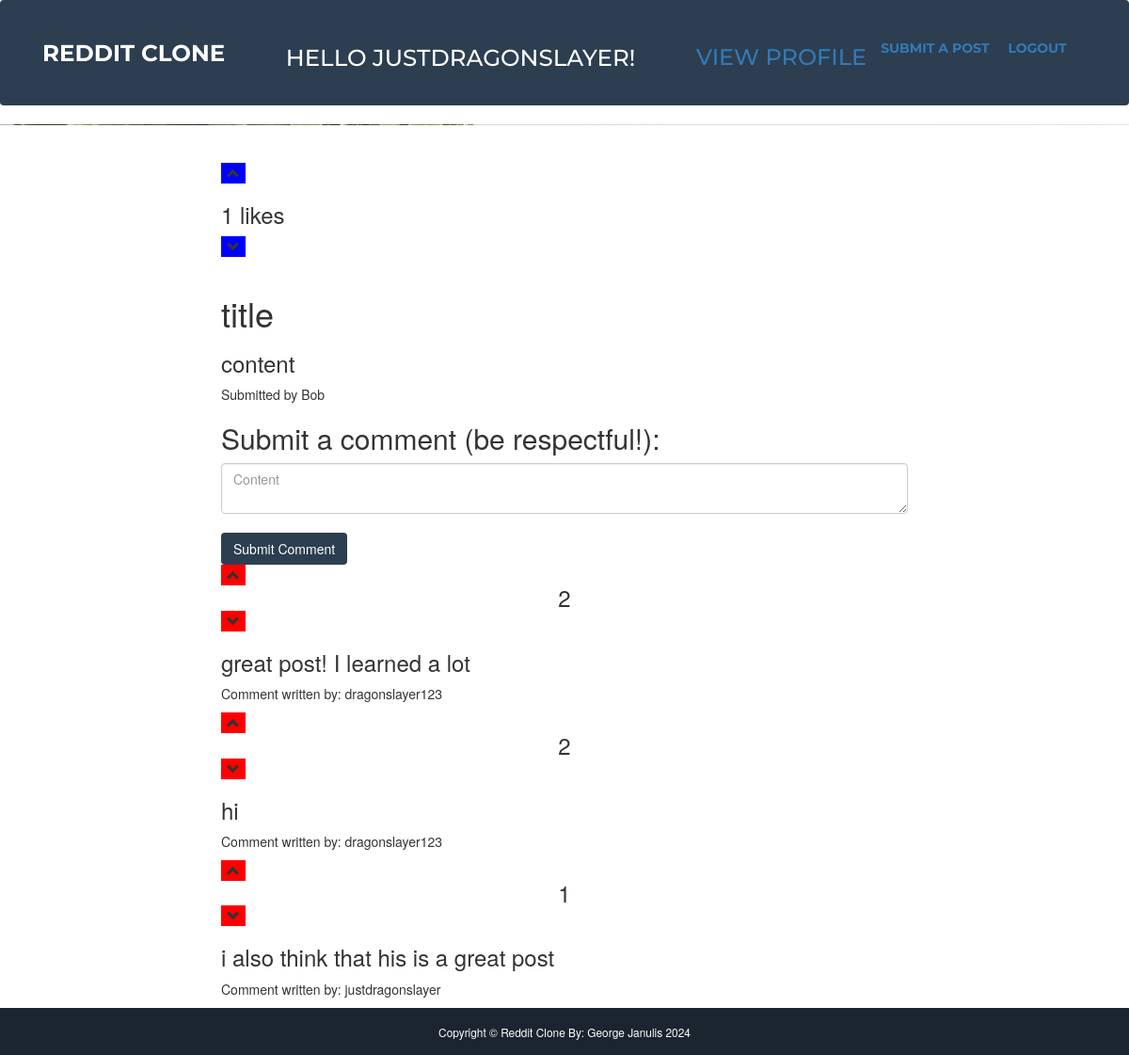
/posts/1 (signed in), run on the app's committed database.
### reddit/models.py (models this page shows)
class UserDB(UserMixin, db.Model):
    __tablename__ = 'users'
    id = db.Column(db.Integer, primary_key=True, nullable=False)
    email = db.Column(db.String(48), unique=True, nullable=False)
    username = db.Column(db.String(24), unique=True, nullable=False)
    password = db.Column(db.String(128), nullable=False)

class PostDB(db.Model):
    __tablename__ = 'posts'
    id = db.Column(db.Integer, primary_key=True, nullable=False)
    title = db.Column(db.String(50), nullable=False)
    content = db.Column(db.String(1000), nullable=False)
    author = db.Column(db.String(24), db.ForeignKey('users.username'), nullable=False)
    num_likes = db.Column(db.Integer, nullable=False)
    time = db.Column(db.DateTime, nullable=False)

class CommentDB(db.Model):
    __tablename__ = 'comments'
    id = db.Column(db.Integer, primary_key=True, nullable=False)
    content = db.Column(db.String(250), nullable=False)
    author = db.Column(db.String(24), db.ForeignKey('users.username'), nullable=False)
    post_id = db.Column(db.Integer, db.ForeignKey('posts.id'), nullable=False)
    num_likes = db.Column(db.Integer, nullable=False)
    time = db.Column(db.DateTime, nullable=False)

### reddit/views.py (the view, shortened to what this page needs)
@app.route('/posts/<post_id>', methods=['GET', 'POST'])
def post(post_id):
    if request.method == 'GET':
        post = PostDB.query.filter_by(id=post_id).first()
        if post is None:
            return render_template('error.html', error="Post doesn't exist")
        comments = CommentDB.query.filter_by(post_id=post_id).all()
        return render_template('post.html', post=post, comments=comments)

### reddit/views.py (called while the page is built)
@lm.user_loader
def load_user(id):
    return UserDB.query.get(int(id))

### reddit/templates/post.html (shortened to what this page needs)
{% extends "base.html" %}
{% block content %}
{% if current_user.is_authenticated %}
<br><br>
    <form action="{{ url_for('post', post_id=post.id) }}" method="post">
        <button class="" style="background-color: blue; border: none;" name="selection" type="submit" value="post_like">
            <span class="glyphicon glyphicon-chevron-up" aria-hidden="true"></span>
        </button>
{% endif %}
<h3> {{ post.num_likes }} likes </h3>
{% if current_user.is_authenticated %}
        <button class="" style="background-color: blue; border: none;" name="selection" type="submit" value="post_dislike">
                <span class="glyphicon glyphicon-chevron-down" aria-hidden="true"></span>
        </button>
    </form>
<br>
{% endif %}
<h1>{{ post.title }}</h1>
<h3>{{ post.content }}</h3>
<p>Submitted by {{ post.author }}</p>
{% if current_user.is_authenticated %}
    <h2>Submit a comment (be respectful!): </h2>
    <form action="{{ url_for('post', post_id=post.id) }}" name="write" method="POST">
        <textarea name="content" class="form-control" placeholder="Content" type="text"></textarea>
        <br>
        <button class="btn btn-secondary" type="submit">Submit Comment</button>
    </form>
{% else %}
    <p>Whoops! Looks like you're not signed in. Please do so before making a comment!</p>
{% endif %}
{% for comment in comments %}
    {% if current_user.is_authenticated %}
        <form action="{{ url_for('post', post_id=post.id) }}" method="post">
            <button class="" style="background-color: red; border: none;" name="selection" type="submit" value="comment_like_{{ comment.id }}">
                <span class="glyphicon glyphicon-chevron-up" aria-hidden="true"></span>
            </button>
    {% endif %}
    <h3 style="text-align: center; margin: 0 0 0 0;">{{ comment.num_likes }}</h3>
    {% if current_user.is_authenticated %}
            <button class="" style="background-color: red; border: none;" name="selection" type="submit" value="comment_dislike_{{ comment.id }}">
                <span class="glyphicon glyphicon-chevron-down" aria-hidden="true"></span>
            </button>
        </form>
    {% endif %}
    <h3>{{ comment.content }}</h3>
    <p>Comment written by: {{ comment.author }}</p>
{% endfor %}
{% endblock %}

### reddit/templates/base.html (shortened to what this page needs)
<!DOCTYPE html>
<html lang="en">
    <head>
        <link href="../static/css/styles.css" rel="stylesheet" />
        <link href="../static/vendor/bootstrap/css/bootstrap.min.css" rel="stylesheet">
    </head>
    <body id="page-top">
        <nav class="navbar navbar-expand-lg bg-secondary text-uppercase fixed-top" id="mainNav">
            <div class="container">
                <a class="navbar-brand" href="#page-top">Reddit Clone</a>
                {% if current_user.is_authenticated %}
                    <p>&nbsp &nbsp &nbsp</p>
                    <p>&nbsp &nbsp &nbsp</p>
                    <h2 class="navbar-brand">Hello {{ current_user.username }}!</h2>
                    <p>&nbsp &nbsp &nbsp</p>
                                        <p>&nbsp &nbsp &nbsp</p>
                    <h3>
                        <a href="{{ url_for('profile', username=current_user.username) }}" targert="_self">View Profile</a>
                    </h3>
                {% endif %}
                <div class="collapse navbar-collapse" id="navbarResponsive">
                    <ul class="navbar-nav ms-auto">
                        {% if current_user.is_authenticated %}
                            <li>
                            <a href="{{ url_for('write') }}" target="_self">Submit a Post </a>
                            </li>
                            <p>&nbsp &nbsp &nbsp</p>
                            <li>
                            <a href="{{ url_for('logout') }}" target="_self">Logout </a>
                            </li>
                        {% else %}
                            <li>
                            <a href="{{ url_for('register') }}" target="_self">Login or Signup </a>
                            </li>
                        {% endif %}
                    </ul>
                </div>
            </div>
        </nav>
        <header class="intro-header" style="background-image: url('../static/img/home-bg.jpg')">
            <div class="container">
                <div class="row">
                    <div class="col-lg-8 col-lg-offset-2 col-md-10 col-md-offset-1">
                    </div>
                </div>
            </div>
        </header>
        <div class="container">
            <div class="row">
                <div class="col-lg-8 col-lg-offset-2 col-md-10 col-md-offset-1">
                    <div class="post-preview">
                        {% block content %}{% endblock %}
                    </div>
                </div>
            </div>
        </div>
        <footer>
            <div class="copyright py-4 text-center text-white">
                <div class="container"><small>Copyright &copy; Reddit Clone By: George Janulis 2024</small></div>
            </div>
        </footer>
    </body>
</html>

### data on the page
UserDB: username "JUSTDRAGONSLAYER"
PostDB: num_likes "1", title "title", content "content", author "Bob"
CommentDB: num_likes "2", content "great post! I learned a lot", author "dragonslayer123"
CommentDB: num_likes "2", content "hi", author "dragonslayer123"
CommentDB: num_likes "1", content "i also think that his is a great post", author "justdragonslayer"
